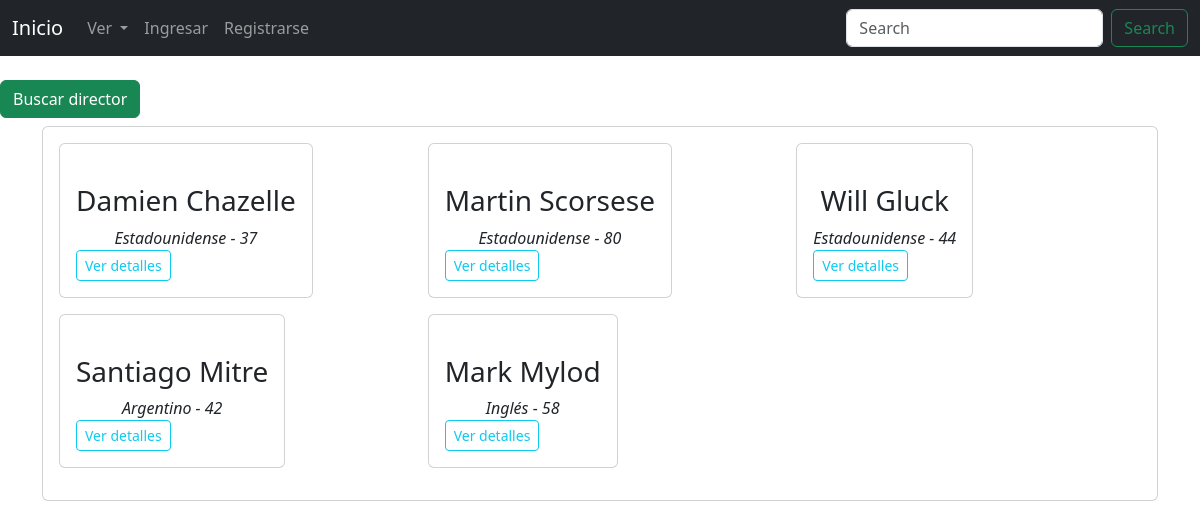
Page /AppCoder/listarDirectores/ on the committed database.
### AppCoder/models.py (models this page shows, shortened)
class director(models.Model):
    nombre = models.CharField(max_length=80)
    apellido = models.CharField(max_length=80)
    edad = models.IntegerField()
    nacionalidad = models.CharField(max_length=80)
    foto = models.URLField(null=True, blank=True)
    pelishechas = models.ManyToManyField(pelicula, related_name="pelishechasdirector", blank=True)

### AppCoder/views.py (the view)
# urls.py: path("listarDirectores/", listarDirectores, name="listarDirectores"),
def listarDirectores(request):
    directores = director.objects.all()
    return render (request, "AppCoder/listarDirectores.html", {"directores": directores})

### AppCoder/templates/AppCoder/listarDirectores.html (shortened to what this page needs)
{% extends "AppCoder/padre.html" %}
{% block contenido %}
<br>
<a href="{% url 'busquedaDirector' %}" class="btn btn-success">Buscar director</a>
<div class="container">
    <div class="card">
        <div class="card-body">
           <div class="row">
                {% for director in directores %}
                <div class="col-lg-4 mb-3 d-flex align-items-stretch">
                    <div class="card">
                        <div class="card-body">
                            <div class="text-center">
                            <h3 class="text-center">{{ director.nombre }} {{ director.apellido }}</h3>
                            <i class="text-center">{{ director.nacionalidad }} - {{ director.edad }}</i>
                            </div>
                    <a href="/AppCoder/detalleDirector/{{ director.id }}/" class="btn btn-outline-info btn-sm mt-auto align-self-start">Ver detalles</a>
                        </div>
                    </div>
                </div>
                {% endfor %}
            </div>
        </div>
    </div>
</div>
{% endblock %}

### rows in the picture
director: nombre "Damien", apellido "Chazelle", nacionalidad "Estadounidense", edad "37"
director: nombre "Martin", apellido "Scorsese", nacionalidad "Estadounidense", edad "80"
director: nombre "Will", apellido "Gluck", nacionalidad "Estadounidense", edad "44"
director: nombre "Santiago", apellido "Mitre", nacionalidad "Argentino", edad "42"
director: nombre "Mark", apellido "Mylod", nacionalidad "Inglés", edad "58"
